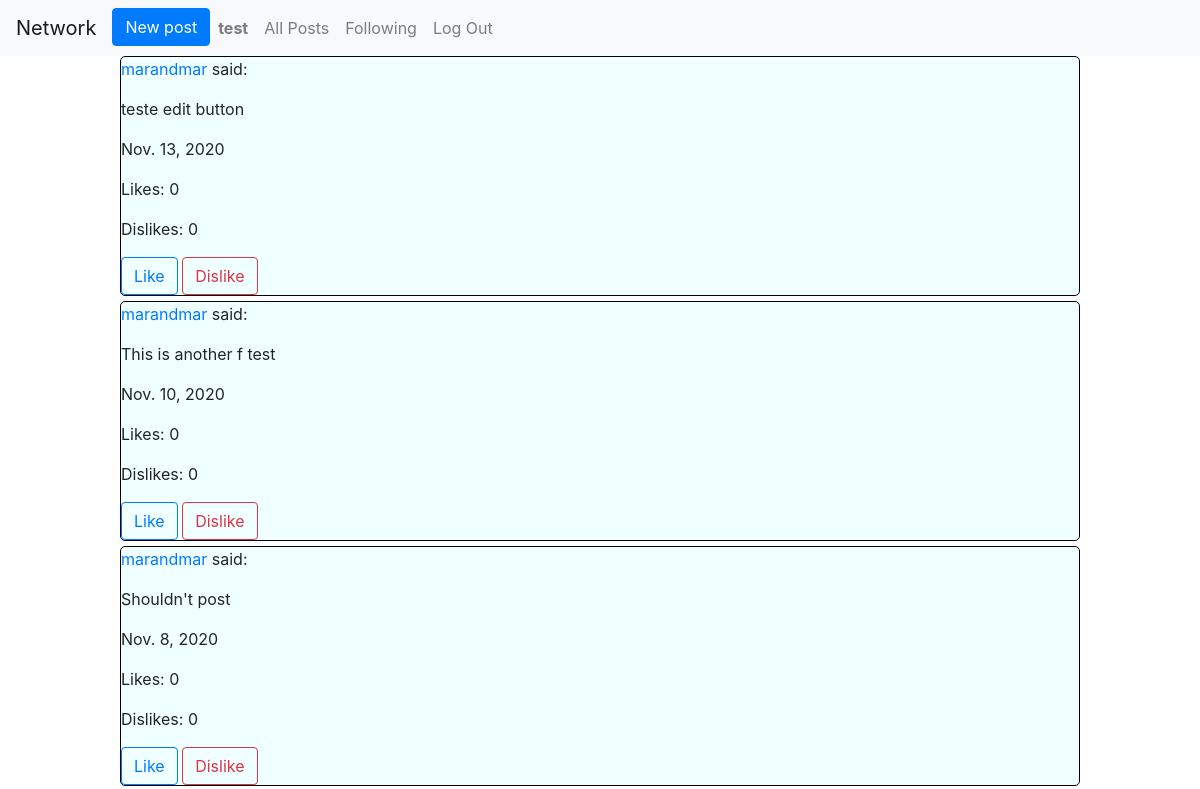
Before: /user/following (signed in, upper part) with the older database file.
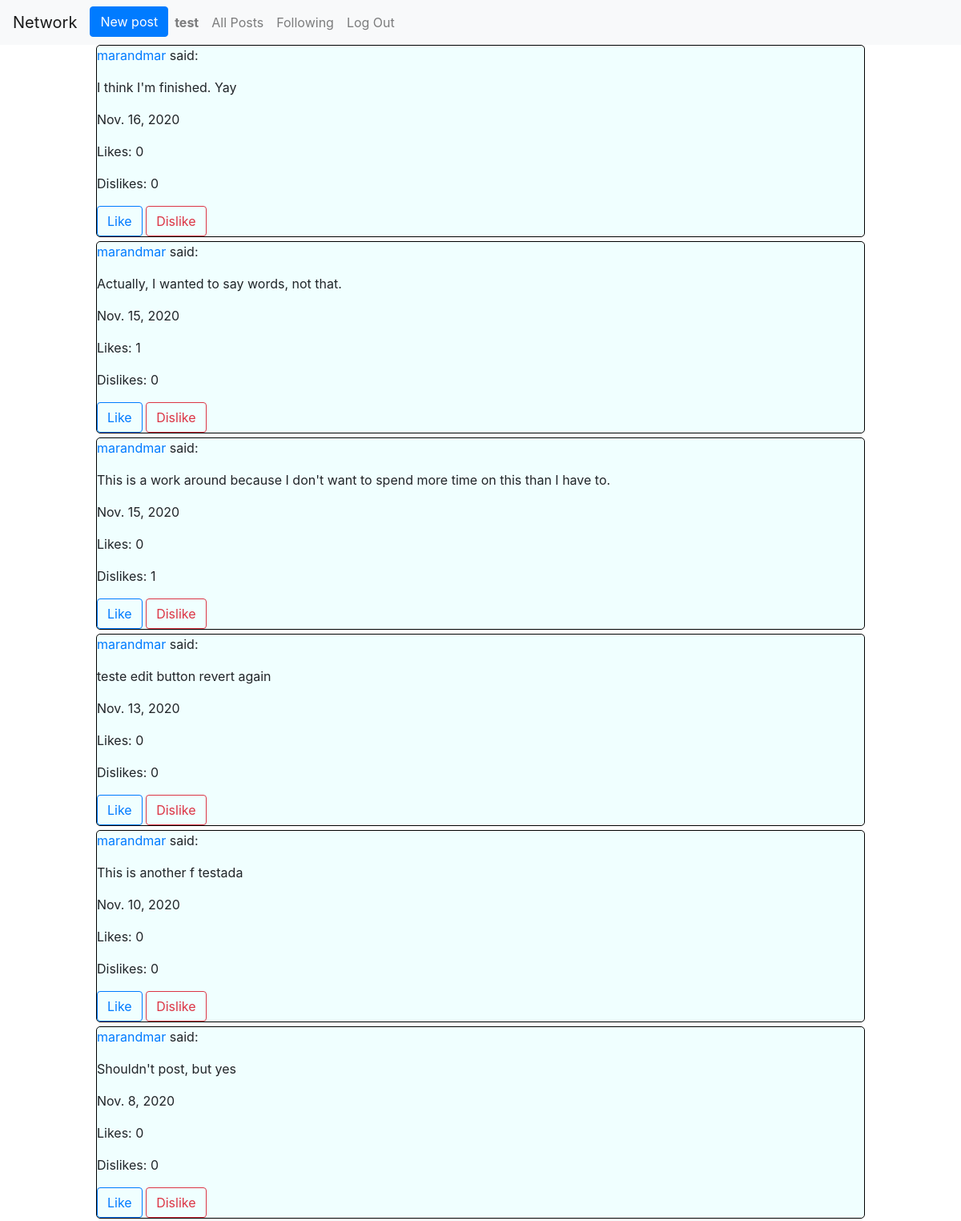
After: the same page with the newer database file.
### network/models.py (models this page shows, shortened)
class Post(models.Model):
    user = models.ForeignKey(User, on_delete=models.CASCADE, null=False, blank=False, related_name="user")
    post = models.TextField(max_length=240, null=False, blank=False)
    time = models.DateField(null=False, blank=False)
    likes = models.ManyToManyField(User, related_name="liked", blank=True)
    dislikes = models.ManyToManyField(User, related_name="disliked", blank=True)

class User(AbstractUser):
    pass

### network/views.py (the view)
# urls.py: path("user/following", views.following, name="following"),
def following(request, page_number=""):
    follows = Follow.objects.get(user=request.user).following.all()
    objects = Post.objects.filter(user__in=follows)[::-1]
    posts = Paginator(objects, 10)
    if page_number:
        page = posts.page(int(page_number))
    else:
        page = posts.page(1)
    return render(request, "network/following.html", {
        "posts": page,
    })

### network/templates/network/following.html (shortened to what this page needs)
{% extends "network/layout.html" %}
{% block body %}
    <div class="all-posts">
        {% for post in posts %}
            <div class="post" data-postid="{{ post.id }}">
                <p><a href="{% url 'profile' post.user.id %}">{{ post.user }}</a> said:</p>
                <p class="post-text">{{ post.post }}</p>
                <p>{{ post.time }}</p>
                <p>Likes: <span class="likeCount">{{ post.likes.all | length }}</span></p>
                <p>Dislikes: <span class="dislikeCount">{{ post.dislikes.all | length }}</span></p>
                {% if request.user.is_authenticated %}
                    {% if request.user in post.likes.all %}
                        <button type="button" class="likeBtn btn btn-outline-primary active" data-toggle="button" aria-pressed="true">Like</button>
                    {% else %}
                        <button type="button" class="likeBtn btn btn-outline-primary" data-toggle="button" aria-pressed="false">Like</button>
                    {% endif %}
                    {% if request.user in post.dislikes.all %}
                        <button type="button" class="dislikeBtn btn btn-outline-danger active" data-toggle="button" aria-pressed="true">Dislike</button>
                    {% else %}
                        <button type="button" class="dislikeBtn btn btn-outline-danger" data-toggle="button" aria-pressed="false">Dislike</button>
                    {% endif %}
                {% endif %}
            </div>
        {% empty %}
            <div>Nothing posted yet or you don't follow anyone.</div>
        {% endfor %}
    </div>
{% endblock %}

Changed rows visible on the page:
added Post: user "marandmar", post "I think I'm finished. Yay", time "Nov. 16, 2020", likes.all|length "0", dislikes.all|length "0", shows "Like", shows "Dislike"
added Post: user "marandmar", post "Actually, I wanted to say words, not that.", time "Nov. 15, 2020", likes.all|length "1", dislikes.all|length "0", shows "Like", shows "Dislike"
added Post: user "marandmar", post "This is a work around because I don't want to spend more time on this than I have to.", time "Nov. 15, 2020", likes.all|length "0", dislikes.all|length "1", shows "Like", shows "Dislike"
changed Post: post "teste edit button" → "teste edit button revert again"
changed Post: post "This is another f test" → "This is another f testada"
changed Post: post "Shouldn't post" → "Shouldn't post, but yes"
